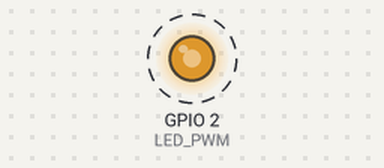
Simulated run of this sketch. Board: ESP32. Parts: output pins drawn as LEDs (lit = HIGH). Dashed ring = blinking.

Above: at 0.05 s.
Timing chart, 0 to 3.0 s (numbered marks = the images above):
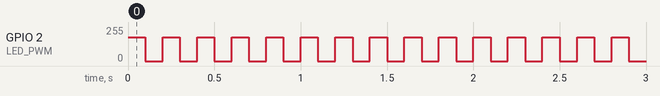

The sketch:

TestBeep.ino
```cpp
/*******************************************************
   Baize_ServoDriver_esp32
   功能：测试蜂鸣器
   引脚：Ｄ2(GPIO2)
   Designer: Allen
   E-mail:953598974@qq.com
   Date:2022-08-22
 *******************************************************/
#define LED_PWM 2 //把调用的GPIO引脚进行了一个宏定义
int freq = 5000;
int ledChannel = 0;
int resolution = 8;
void setup() {
  ledcSetup(ledChannel, freq, resolution);
  ledcAttachPin(LED_PWM, ledChannel);
}
void loop() {
  ledcWrite(ledChannel, 180);
  delay(100);
  ledcWrite(ledChannel, 0);
  delay(100);
}
```

Measured:
- by itself, GPIO 2 (LED_PWM): alternates 179/255 for 0.10 s and 0/255 for 0.10 s
